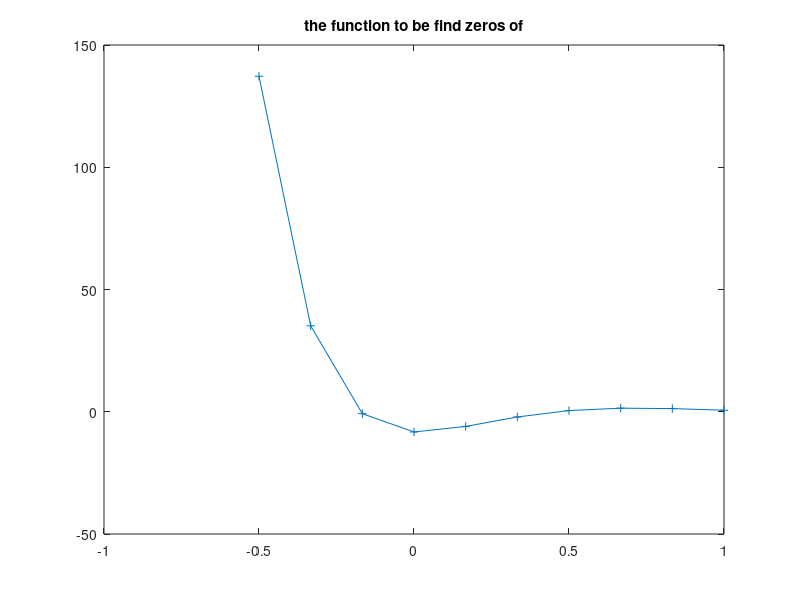
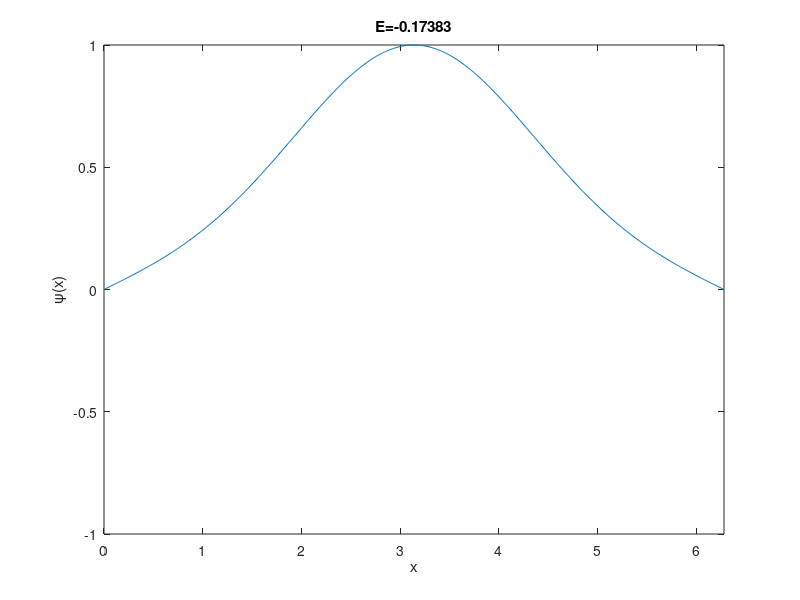
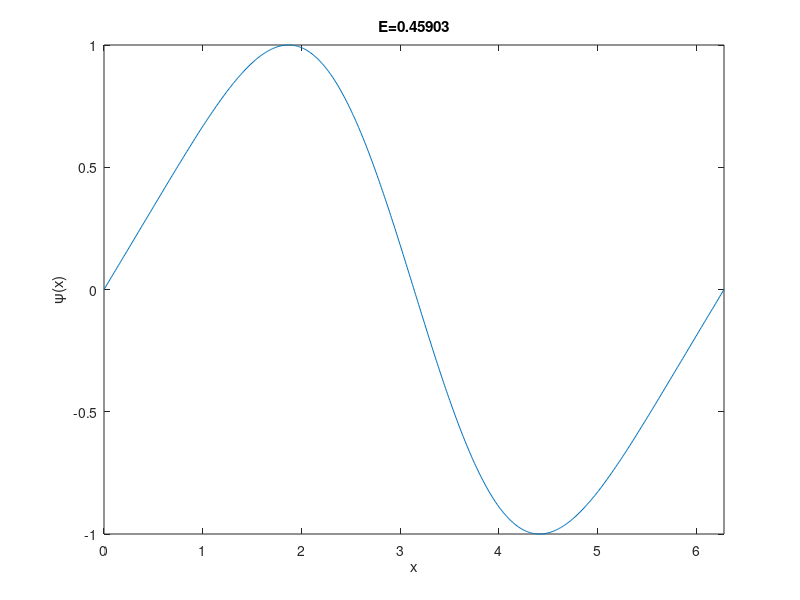

The MATLAB source for these figures, in order:
% solve the bound state eigen pairs of 1D potential

function bound_shooting
global Nx xspan psi0 m
close all;
m=1; % mass
psi0 = [0; 1]; % initial condition [psi; psi'].
Nx = 600; % Number of grid points.
xspan = [0, 2*pi];  % interval of x
Espan = [-0.5,1]; % interval of E
EResolution = 10; % number os intervals for bisection

% find the zeros in Psi(x_max) vs E plot
Ebound = fzeroN(@trial, Espan, EResolution);

% output and plot.
disp('Energies'); disp(Ebound);
Psi = zeros(numel(Ebound),Nx);
for ii = 1:numel(Ebound)
    [~, x, psi] = trial(Ebound(ii));
    psi = psi/max(psi);
    figure; plot(x,psi); axis([x(1),x(end),-1,1]);
    xlabel('x'); ylabel('\psi(x)');
    title(['E=',num2str(Ebound(ii))]);
    Psi(ii,:) = psi;
%    hold on; plot(x, 0.5*cos(x-x0));
end
end

% solve psi for specific E
% psi(1,:) is the wave function, psi(2,:) is derivative
% out is either Psi(x_max) or Psi'(x_max), change in code.
function [out, x, psi] = trial(E)
global Nx xspan psi0
if nargout == 1
    psi = odeRK4(@(x,psi)D(x,psi,E), xspan, psi0, Nx);
else
    [psi, x] = odeRK4(@(x,psi)D(x,psi,E), xspan, psi0, Nx);
end
out = psi(1,end); 
psi = psi(1,:);
end

% ode file
% if psi = [psi(x); psi'(x)] is known, find Dpsi(x) = [psi'(x), psi''(x)];
function Dpsi =D(x,psi,E)
global m
V = 0.5*cos(x);
Dpsi(2,1) = - 2*m*(E-V)*psi(1);
Dpsi(1) = psi(2);
end

% Using the Runge-Kutta method to solve differential equation
% f is the function handle that gives the derivative of Y from t and Y: dY/dt=f(t,Y)
% dt > 0 is the step length
% t starts at tspan(1) and ends at tspan(2).
% Y is the vector of all the variables depending on time
% Y0 is the initial values of Y at t=tspan(1) if tspan(1)< tspan(2)
% tspan(2) can be less than tspan(1), in which case Y0 is Y at t=tspan(2)

function [Y,t]=odeRK4(f,tspan,Y0,Nt)

Nvar=numel(Y0);  % number of variables
dt=(tspan(2)-tspan(1))/(Nt-1); % step length changed to integer division of domain
Y=zeros(Nvar,Nt);
Y(:,1)=Y0(:);
t=linspace(tspan(1),tspan(2),Nt);

for ii=1:Nt-1
    K1=f( t(ii),        Y(:,ii)          );
    K2=f( t(ii)+dt/2,   Y(:,ii)+K1*dt/2  );
    K3=f( t(ii)+dt/2,   Y(:,ii)+K2*dt/2  );
    K4=f( t(ii)+dt,     Y(:,ii)+K3*dt    );
    
    Y(:,ii+1)=Y(:,ii)+dt/6*(K1+2*K2+2*K3+K4);
end
end

%Find the roots using bisection method in many small intervals
%fun is the function to be found 0
%interval is the total interval to find roots
%resolution-1 is the number of intervals to use bisection

function roots=fzeroN(fun,interval,resolution)

x=linspace(interval(1),interval(end), resolution);
y=arrayfun(fun,x);
figure; plot(x,y,'+-')
title('the function to be find zeros of')
Sign=sign(y);
ind=find(Sign(1:end-1).*Sign(2:end)<0);

roots=zeros(size(ind));
for ii=1:numel(ind)
    roots(ii)=fzero(fun,[x(ind(ii)),x(ind(ii)+1)]);  % bisection method
end
end
